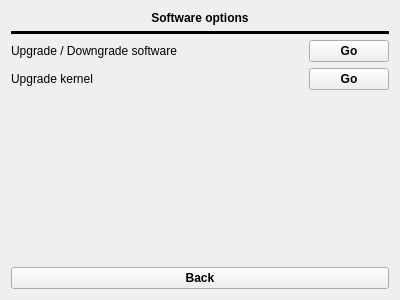
<?xml version="1.0" encoding="UTF-8"?>
<ui version="4.0">
 <class>software</class>
 <widget class="QWidget" name="software">
  <property name="geometry">
   <rect>
    <x>0</x>
    <y>0</y>
    <width>400</width>
    <height>300</height>
   </rect>
  </property>
  <property name="windowTitle">
   <string>Form</string>
  </property>
  <layout class="QVBoxLayout" name="verticalLayout">
   <item>
    <layout class="QGridLayout" name="gridLayout">
     <item row="5" column="0">
      <widget class="QPushButton" name="backBtn">
       <property name="font">
        <font>
         <weight>75</weight>
         <bold>true</bold>
        </font>
       </property>
       <property name="text">
        <string>Back</string>
       </property>
      </widget>
     </item>
     <item row="4" column="0">
      <spacer name="verticalSpacer">
       <property name="orientation">
        <enum>Qt::Vertical</enum>
       </property>
       <property name="sizeHint" stdset="0">
        <size>
         <width>20</width>
         <height>40</height>
        </size>
       </property>
      </spacer>
     </item>
     <item row="0" column="0">
      <widget class="QLabel" name="label">
       <property name="font">
        <font>
         <weight>75</weight>
         <bold>true</bold>
        </font>
       </property>
       <property name="frameShadow">
        <enum>QFrame::Plain</enum>
       </property>
       <property name="text">
        <string>Software options</string>
       </property>
       <property name="alignment">
        <set>Qt::AlignCenter</set>
       </property>
      </widget>
     </item>
     <item row="1" column="0">
      <widget class="Line" name="line">
       <property name="frameShadow">
        <enum>QFrame::Plain</enum>
       </property>
       <property name="lineWidth">
        <number>8</number>
       </property>
       <property name="orientation">
        <enum>Qt::Horizontal</enum>
       </property>
      </widget>
     </item>
     <item row="3" column="0">
      <layout class="QGridLayout" name="gridLayout_3">
       <property name="bottomMargin">
        <number>0</number>
       </property>
       <item row="0" column="0">
        <widget class="QLabel" name="label_3">
         <property name="text">
          <string>Upgrade kernel</string>
         </property>
        </widget>
       </item>
       <item row="0" column="1">
        <spacer name="horizontalSpacer_2">
         <property name="orientation">
          <enum>Qt::Horizontal</enum>
         </property>
         <property name="sizeHint" stdset="0">
          <size>
           <width>40</width>
           <height>20</height>
          </size>
         </property>
        </spacer>
       </item>
       <item row="0" column="2">
        <widget class="QPushButton" name="upgradeKernelBtn">
         <property name="font">
          <font>
           <weight>75</weight>
           <bold>true</bold>
          </font>
         </property>
         <property name="text">
          <string>Go</string>
         </property>
        </widget>
       </item>
      </layout>
     </item>
     <item row="2" column="0">
      <layout class="QGridLayout" name="gridLayout_2">
       <property name="bottomMargin">
        <number>0</number>
       </property>
       <item row="0" column="2">
        <widget class="QPushButton" name="pushButton">
         <property name="font">
          <font>
           <weight>75</weight>
           <bold>true</bold>
          </font>
         </property>
         <property name="text">
          <string>Go</string>
         </property>
        </widget>
       </item>
       <item row="0" column="0">
        <widget class="QLabel" name="label_2">
         <property name="text">
          <string>Upgrade / Downgrade software</string>
         </property>
        </widget>
       </item>
       <item row="0" column="1">
        <spacer name="horizontalSpacer">
         <property name="orientation">
          <enum>Qt::Horizontal</enum>
         </property>
         <property name="sizeHint" stdset="0">
          <size>
           <width>40</width>
           <height>20</height>
          </size>
         </property>
        </spacer>
       </item>
      </layout>
     </item>
    </layout>
   </item>
  </layout>
 </widget>
 <resources/>
 <connections/>
</ui>
